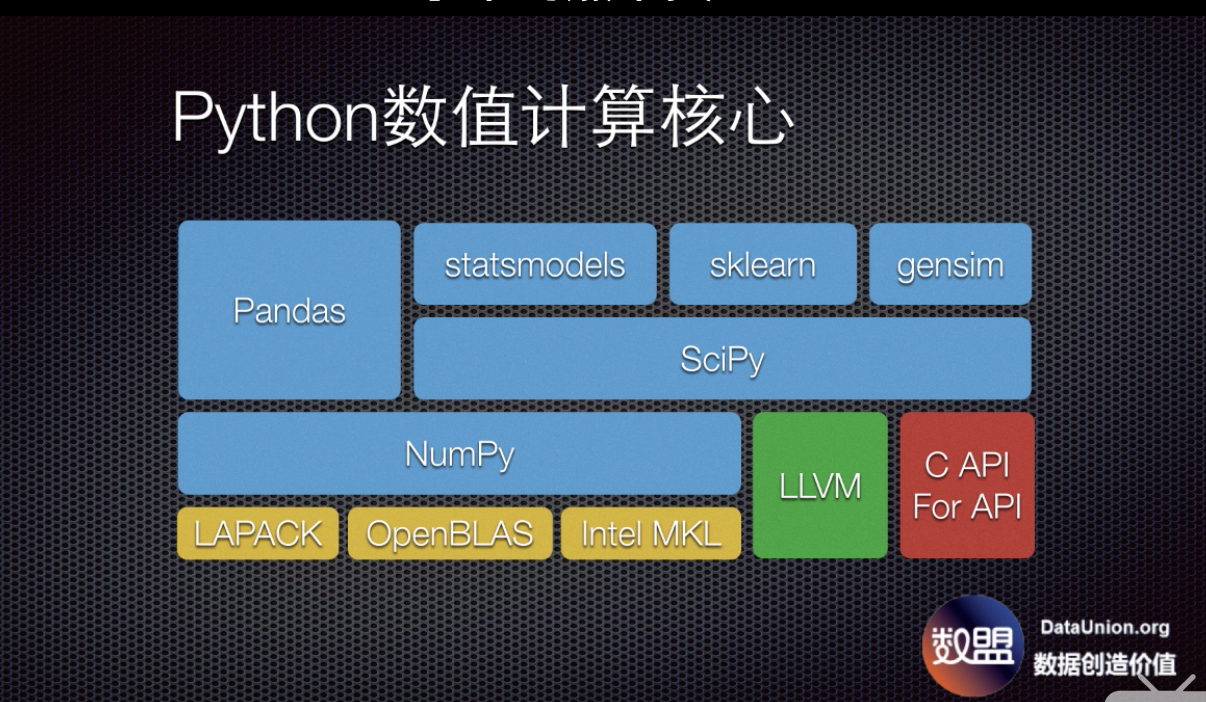
#> input picture images/python.jpg, 1206 x 702 px
$ python splitting_and_merging.py --image images/python.jpg
#> lines starting #> are read from the running program, lines starting #| are printed output that depends on the picture
import numpy as np
import cv2
import argparse

ap = argparse.ArgumentParser()
ap.add_argument('-i','--image',required=True, help='Path to the image')
args = vars(ap.parse_args())

# 显示原本的图片
image = cv2.imread(args['image']) # 读进来返回的是一个Numpy对象
#> image is the input picture: shape (702, 1206, 3); mean B, G, R 81.7, 71.1, 61.8
cv2.imshow('origin',image)

# 拆分
B,G,R = cv2.split(image)
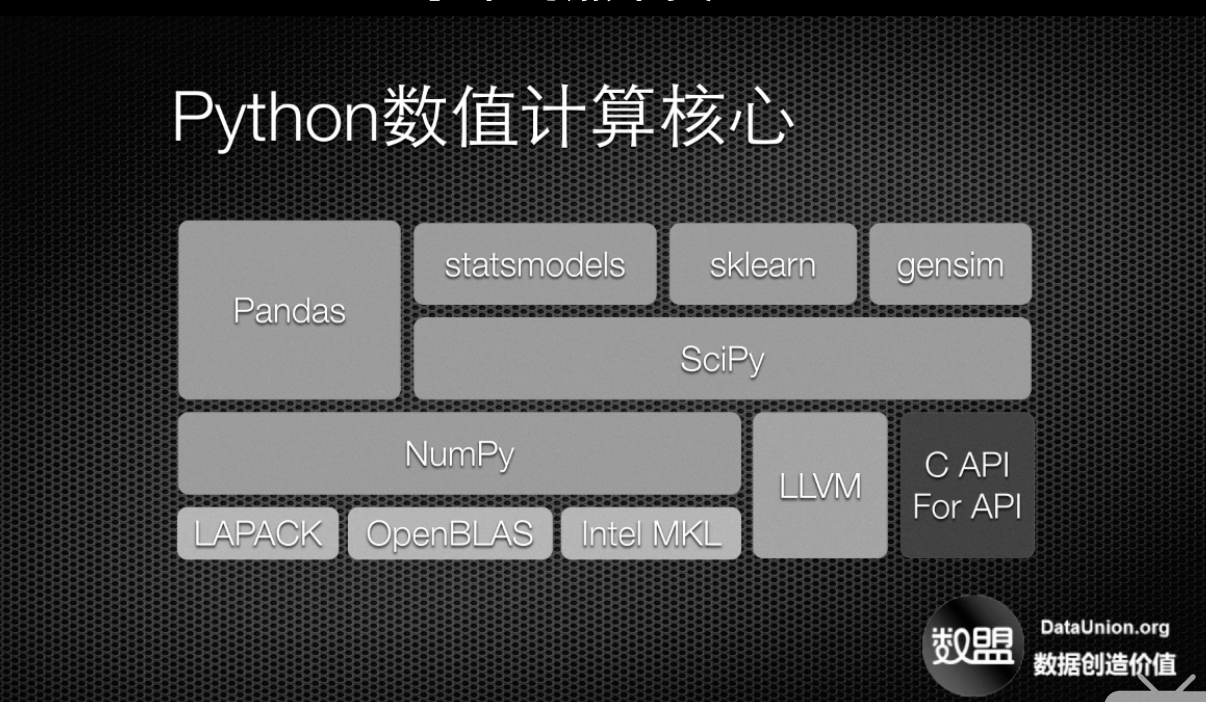
#> G: shape (702, 1206); min 0, max 255, mean 71.1
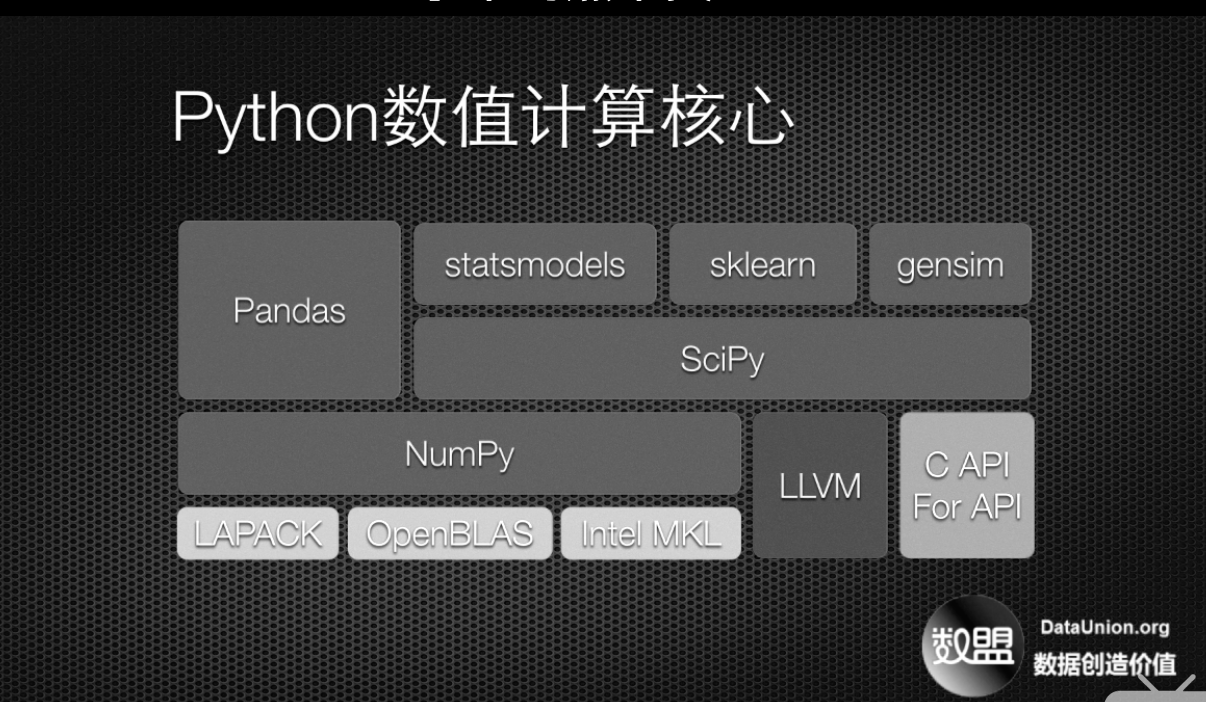
#> R: shape (702, 1206); min 0, max 255, mean 61.8

# 显示的是灰度图
cv2.imshow('Red',R)
cv2.imshow('Green',G)
cv2.imshow('Blue',B)


# 显示该通道但是彩色图
zeros = np.zeros(image.shape[:2],dtype='uint8') # 二维
cv2.imshow('Red_Color', cv2.merge([zeros,zeros,R]))
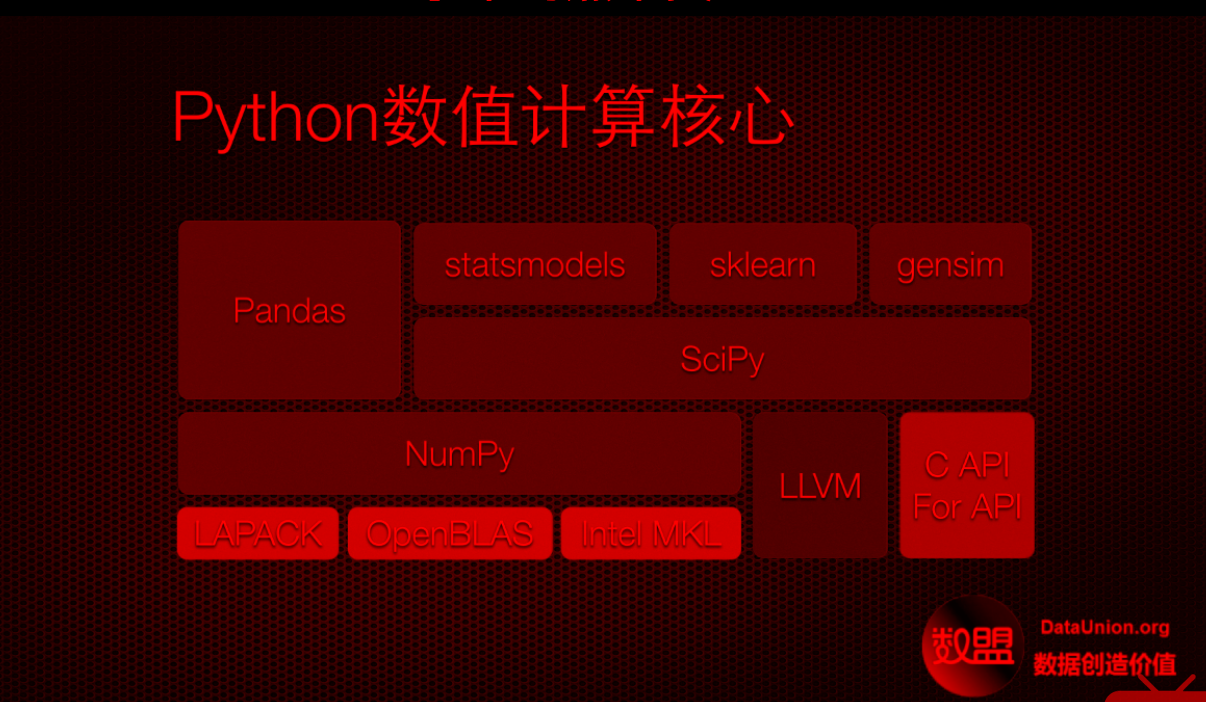
#> window 'Red_Color': shape (702, 1206, 3); mean B, G, R 0, 0, 61.8
cv2.imshow('Green_Color', cv2.merge([zeros,G,zeros]))
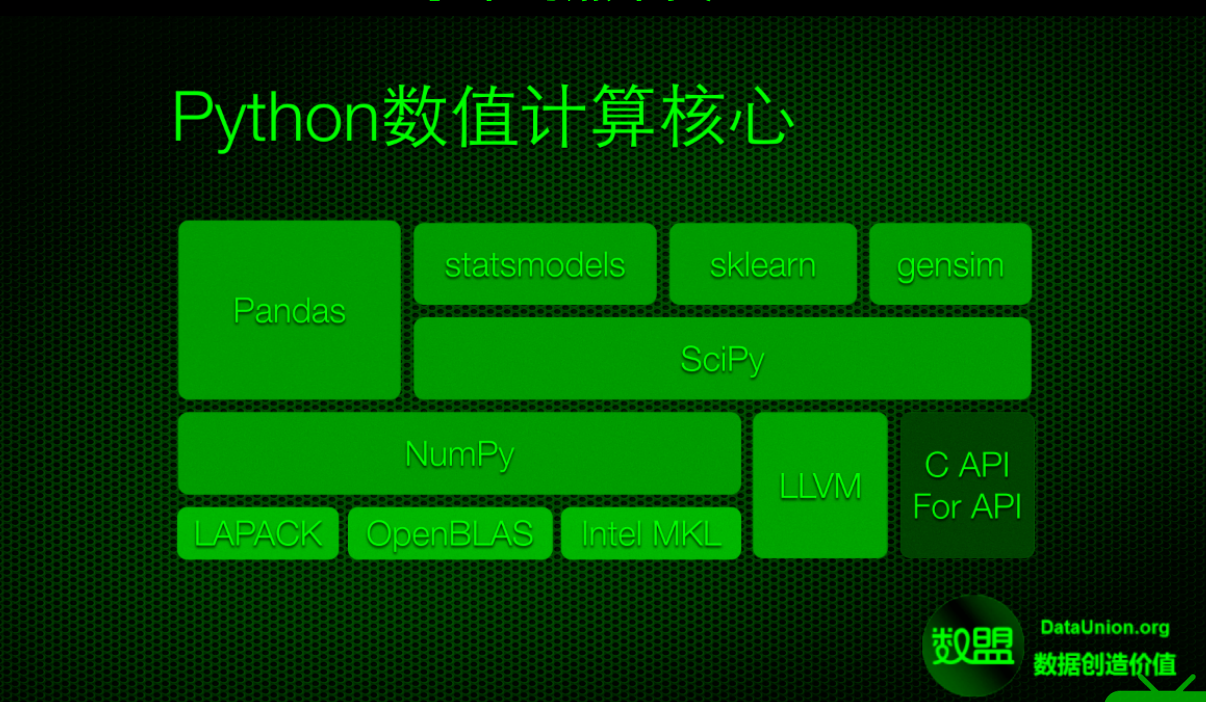
#> window 'Green_Color': shape (702, 1206, 3); mean B, G, R 0, 71.1, 0
cv2.imshow('Blue_Color', cv2.merge([B,zeros,zeros]))
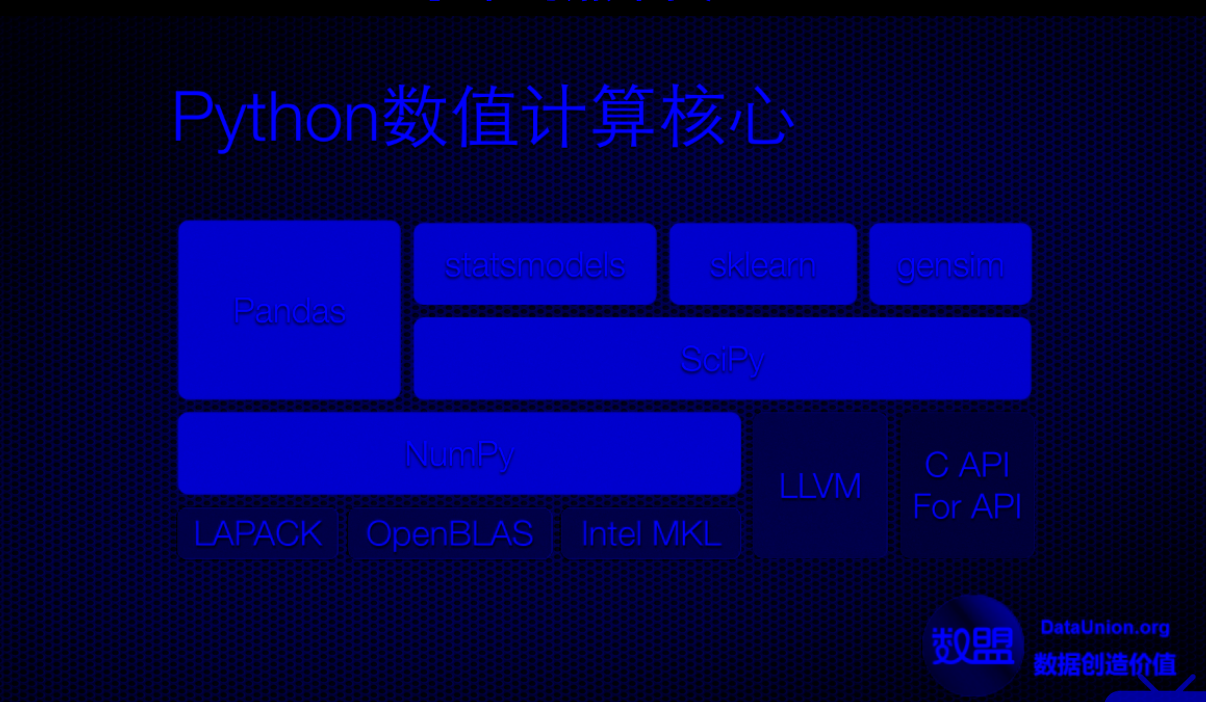
#> window 'Blue_Color': shape (702, 1206, 3); mean B, G, R 81.7, 0, 0

# 组合
merged = cv2.merge([B,G,R])
cv2.imshow('Merged',merged)

cv2.waitKey(0)
cv2.destroyAllWindows() # 按q键退出
